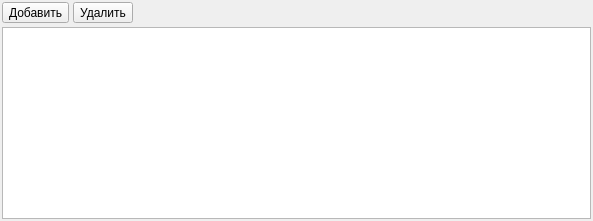
     <widget class="QWidget" name="pageLinksGroups">
      <layout class="QGridLayout" name="gridLayout_3">
       <property name="leftMargin">
        <number>2</number>
       </property>
       <property name="topMargin">
        <number>2</number>
       </property>
       <property name="rightMargin">
        <number>2</number>
       </property>
       <property name="bottomMargin">
        <number>2</number>
       </property>
       <property name="spacing">
        <number>4</number>
       </property>
       <item row="0" column="2">
        <spacer name="horizontalSpacer_2">
         <property name="orientation">
          <enum>Qt::Horizontal</enum>
         </property>
         <property name="sizeHint" stdset="0">
          <size>
           <width>454</width>
           <height>20</height>
          </size>
         </property>
        </spacer>
       </item>
       <item row="0" column="0">
        <widget class="QToolButton" name="toolButtonAddGroupd">
         <property name="text">
          <string>Добавить</string>
         </property>
         <property name="icon">
          <iconset resource="../../res.qrc">
           <normaloff>:/32/icons/32x32/add.png</normaloff>:/32/icons/32x32/add.png</iconset>
         </property>
         <property name="iconSize">
          <size>
           <width>24</width>
           <height>24</height>
          </size>
         </property>
         <property name="toolButtonStyle">
          <enum>Qt::ToolButtonTextBesideIcon</enum>
         </property>
        </widget>
       </item>
       <item row="0" column="1">
        <widget class="QToolButton" name="toolButtonDelGroup">
         <property name="text">
          <string>Удалить</string>
         </property>
         <property name="icon">
          <iconset resource="../../res.qrc">
           <normaloff>:/32/icons/32x32/delete.png</normaloff>:/32/icons/32x32/delete.png</iconset>
         </property>
         <property name="iconSize">
          <size>
           <width>24</width>
           <height>24</height>
          </size>
         </property>
        </widget>
       </item>
       <item row="1" column="0" colspan="3">
        <widget class="QTreeView" name="treeViewLinksGroups">
         <property name="rootIsDecorated">
          <bool>false</bool>
         </property>
        </widget>
       </item>
      </layout>
     </widget>
